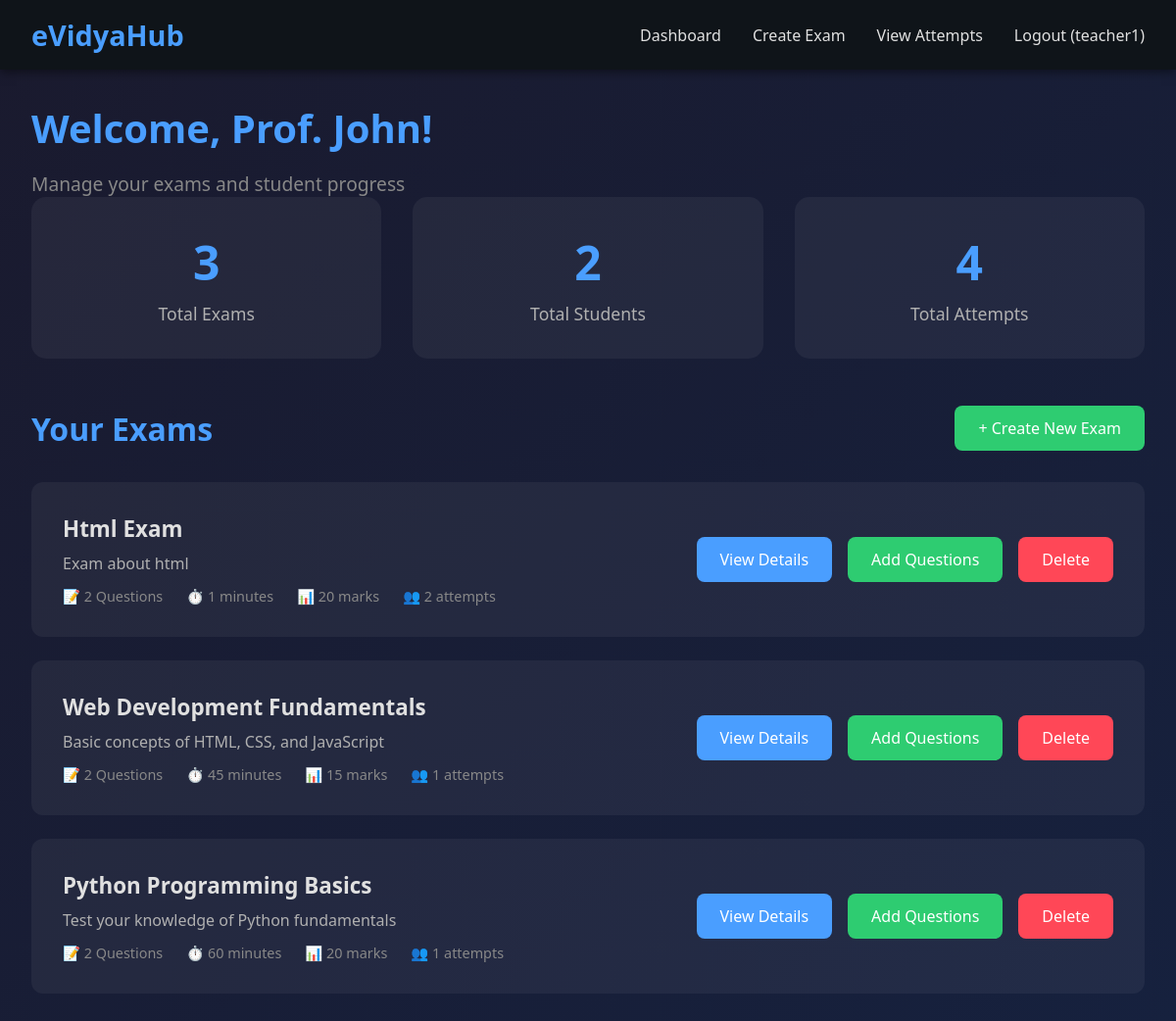
/teacher/dashboard/ (signed in), run on the app's committed database.
### exam/models.py (models this page shows, shortened)
class Exam(models.Model):
    teacher = models.ForeignKey(User, on_delete=models.CASCADE, related_name='created_exams')
    title = models.CharField(max_length=200)
    description = models.TextField()
    duration = models.IntegerField(help_text="Duration in minutes")
    total_marks = models.IntegerField()
    created_at = models.DateTimeField(auto_now_add=True)
    updated_at = models.DateTimeField(auto_now=True)
    is_active = models.BooleanField(default=True)
    class Meta:
        ordering = ['-created_at']
        verbose_name = "Exam"
        verbose_name_plural = "Exams"

### exam/views.py (the view)
# urls.py: path('teacher/dashboard/', views.teacher_dashboard, name='teacher_dashboard'),
@login_required
def teacher_dashboard(request):
    profile = get_object_or_404(UserProfile, user=request.user)
    if profile.user_type != 'teacher':
        return redirect('student_dashboard')
    exams = Exam.objects.filter(teacher=request.user).prefetch_related('questions', 'attempts')
    total_students = ExamAttempt.objects.filter(exam__teacher=request.user).values('student').distinct().count()
    total_attempts = ExamAttempt.objects.filter(exam__teacher=request.user).count()
    context = {
        'exams': exams,
        'total_students': total_students,
        'total_attempts': total_attempts,
        'profile': profile
    }
    return render(request, 'teacher_dashboard.html', context)

### templates/teacher_dashboard.html (shortened to what this page needs)
{% extends 'base.html' %}
{% block content %}
<div class="dashboard-header">
    <h1 class="dashboard-title">Welcome, Prof. {{ user.first_name }}!</h1>
    <p class="dashboard-subtitle">Manage your exams and student progress</p>
</div>
<div class="stats-grid">
    <div class="stat-card">
        <div class="stat-value">{{ exams.count }}</div>
        <div class="stat-label">Total Exams</div>
    </div>
    <div class="stat-card">
        <div class="stat-value">{{ total_students }}</div>
        <div class="stat-label">Total Students</div>
    </div>
    <div class="stat-card">
        <div class="stat-value">{{ total_attempts }}</div>
        <div class="stat-label">Total Attempts</div>
    </div>
</div>
<div class="section-header">
    <h2 class="section-title">Your Exams</h2>
    <a href="{% url 'create_exam' %}" class="btn btn-success">+ Create New Exam</a>
</div>
{% if exams %}
<div class="exam-list">
    {% for exam in exams %}
    <div class="exam-item">
        <div class="exam-info">
            <h3>{{ exam.title }}</h3>
            <p>{{ exam.description|truncatewords:15 }}</p>
            <div class="exam-meta">
                <span>📝 {{ exam.questions.count }} Questions</span>
                <span>⏱️ {{ exam.duration }} minutes</span>
                <span>📊 {{ exam.total_marks }} marks</span>
                <span>👥 {{ exam.attempts.count }} attempts</span>
            </div>
        </div>
        <div class="exam-actions">
            <a href="{% url 'view_exam' exam.id %}" class="btn btn-primary">View Details</a>
            <a href="{% url 'add_question' exam.id %}" class="btn btn-success">Add Questions</a>
            <a href="{% url 'delete_exam' exam.id %}" class="btn btn-danger" onclick="return confirm('Are you sure you want to delete this exam? All related data will be lost!');">Delete</a>
        </div>
    </div>
    {% endfor %}
</div>
{% else %}
<div class="no-exams">
    <p style="font-size: 1.2rem; margin-bottom: 1rem;">📝 You haven't created any exams yet.</p>
    <p style="margin-bottom: 2rem;">Create your first exam to get started!</p>
    <a href="{% url 'create_exam' %}" class="btn btn-success">Create Your First Exam</a>
</div>
{% endif %}
{% endblock %}

### templates/base.html (shortened to what this page needs)
<!DOCTYPE html>
<html lang="en">
<head>
</head>
<body>
    {% if user.is_authenticated %}
    <nav class="navbar">
        <a href="{% url 'home' %}" class="navbar-brand">eVidyaHub</a>
        <ul class="navbar-menu">
            {% if user.userprofile.user_type == 'student' %}
                <li><a href="{% url 'student_dashboard' %}">Dashboard</a></li>
                <li><a href="{% url 'student_results' %}">My Results</a></li>
                <li><a href="{% url 'student_profile' %}">Profile</a></li>
            {% else %}
                <li><a href="{% url 'teacher_dashboard' %}">Dashboard</a></li>
                <li><a href="{% url 'create_exam' %}">Create Exam</a></li>
                <li><a href="{% url 'view_attempts' %}">View Attempts</a></li>
            {% endif %}
            <li><a href="{% url 'logout' %}">Logout ({{ user.username }})</a></li>
        </ul>
    </nav>
    {% endif %}
    <div class="container">
        {% block content %}{% endblock %}
    </div>
</body>
</html>

### data on the page
Exam: title "Html Exam", description "Exam about html", questions.count "2", duration "1", total_marks "20", attempts.count "2"
Exam: title "Web Development Fundamentals", description "Basic concepts of HTML, CSS, and JavaScript", questions.count "2", duration "45", total_marks "15", attempts.count "1"
Exam: title "Python Programming Basics", description "Test your knowledge of Python fundamentals", questions.count "2", duration "60", total_marks "20", attempts.count "1"

### other printed values
{{ user.username }} "teacher1"
{{ user.first_name }} "John"
{{ exams.count }} "3"
{{ total_students }} "2"
{{ total_attempts }} "4"
